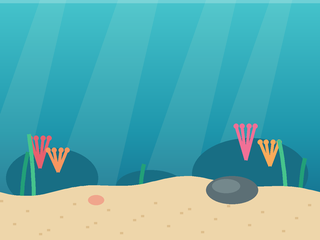
#> input picture art/tanks/tank-1.png, 320 x 240 px; its folder holds 4 pictures in this run
$ python generate_aquarium_assets.py
#> lines starting #> are read from the running program, lines starting #| are printed output that depends on the picture
"""Pack aquarium backgrounds and ornaments as LVGL RGB565 image data."""
from pathlib import Path

from PIL import Image
import numpy as np

ROOT = Path(__file__).resolve().parents[2]
ART = ROOT / "art"
MAIN = ROOT / "firmware/main"


def colors(image):
    rgb = np.asarray(image.convert("RGB"), dtype=np.uint16)
    return ((rgb[:, :, 0] >> 3) << 11 | (rgb[:, :, 1] >> 2) << 5 |
            (rgb[:, :, 2] >> 3)).astype("<u2").tobytes()


data = bytearray()
descriptors = []


def add(image, alpha=False):
    if len(data) % 4:
        data.extend(bytes(4 - len(data) % 4))
    offset = len(data)
    data.extend(colors(image))
    if alpha:
        data.extend(image.getchannel("A").tobytes())
    descriptors.append((image.width, image.height, offset, len(data) - offset))


# The default tank already ships full-size; the other themes use half-size plates.
for i in range(1, 4):
    with Image.open(ART / f"tanks/tank-{i}.png") as img:
#> img is the input picture: PIL image 320x240 RGB; mean R, G, B 95.7, 173.5, 174.5
        add(img.resize((160, 120), Image.Resampling.LANCZOS))
#> in colors, `rgb = np.asarray(image.convert("RGB"), dtype=np.uint16)`:
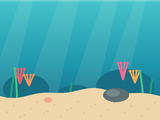
#> rgb: shape (120, 160, 3) uint16; mean R, G, B 95.6, 173.4, 174.5
for i in range(10):
#> (the run stopped early here; a loop or call above may not have finished)
